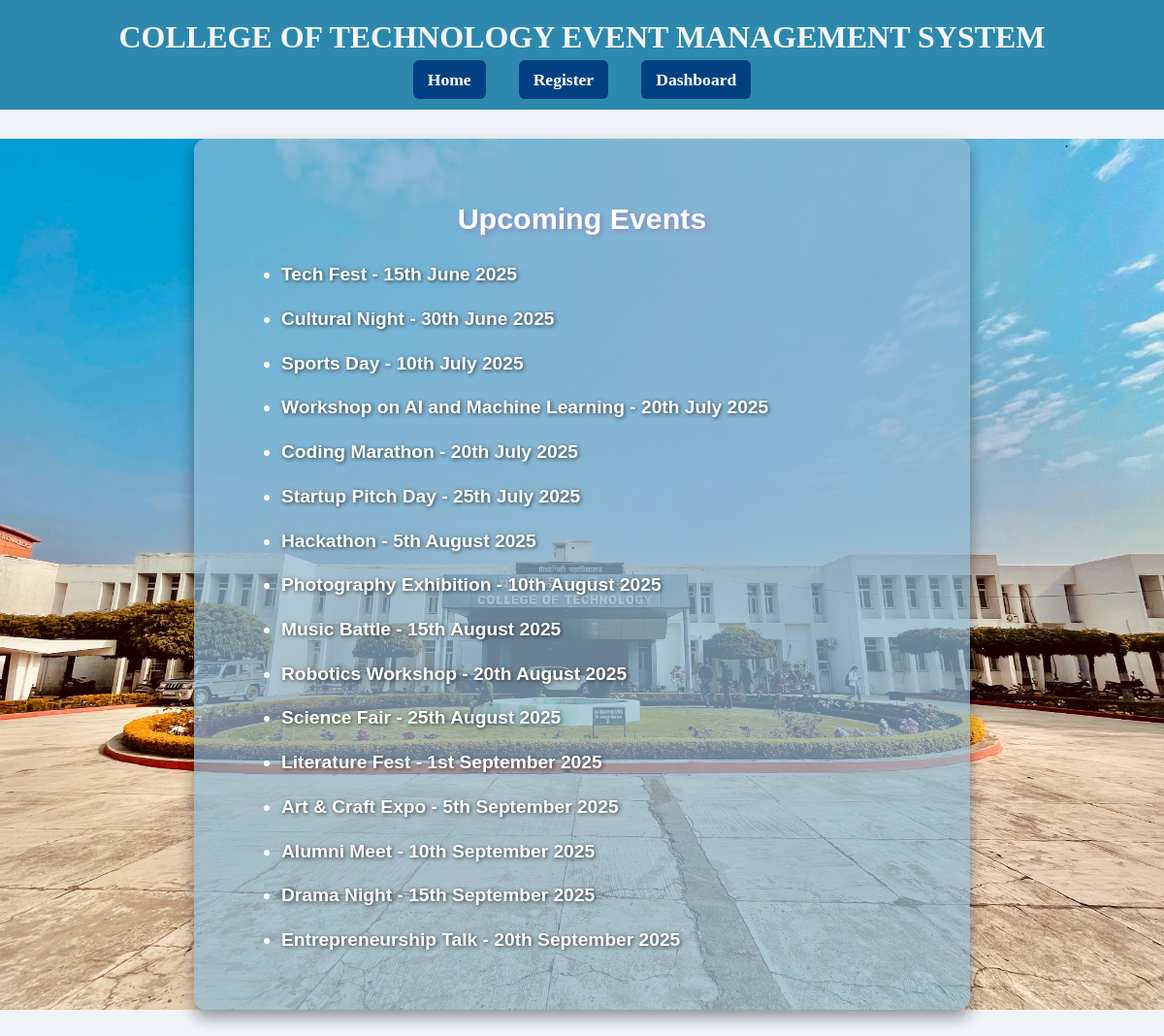
The page / on the database its author committed.
### tables this page shows
CREATE TABLE `events` (
  `id` int(11) NOT NULL,
  `event_name` varchar(100) NOT NULL,
  `event_date` date NOT NULL
);

### events.php (the view, shortened to what this page needs)
<?php
$conn = new mysqli('localhost', 'root', '', 'college-events');
$sql = "SELECT event_name, event_date FROM events ORDER BY event_date";
$result = $conn->query($sql);
echo '<h2>Upcoming Events</h2>';
echo '<ul>';
if ($result->num_rows > 0) {
    while ($row = $result->fetch_assoc()) {
        echo '<li>' . htmlspecialchars($row['event_name']) . ' - ' . date('jS F Y', strtotime($row['event_date'])) . '</li>';
    }
} else {
    echo '<li>No upcoming events found.</li>';
}
echo '</ul>';
?>

### index.php (shortened to what this page needs)
<!DOCTYPE html>
<html lang="en">
<head>
    <link rel="stylesheet" href="style.css" />
</head>
<body class="index-page">
    <header>
        <h1>COLLEGE OF TECHNOLOGY EVENT MANAGEMENT SYSTEM</h1>
        <nav>
            <a href="index.php">Home</a>
            <a href="registration.php">Register</a>
             <a href="dashboard.php">Dashboard</a>
        </nav>
    </header>
    <section id="events">
        <div class="events-box">
            <?php include 'events.php'; ?>
        </div>
    </section>
</body>
</html>

### style.css (style rules this page uses)
body { font-family: Arial, sans-serif; background-color: #f0f4f8; margin: 0; padding: 0; text-align: center; color: #333; }
header { background-color: hsl(198, 59%, 43%); padding: 20px 0; color: whitesmoke; font-family: 'Georgia', serif; }
header h1 { margin: 0; font-size: 2rem; }
nav { margin-top: 15px; }
nav a { margin: 0 20px; text-decoration: none; color: #ffffff; font-weight: bold; font-size: 1.1rem; padding: 10px 15px; background-color: #004080; border-radius: 6px; transition: background-color 0.3s ease; }
nav a { color: white; text-decoration: none; margin: 0 15px; font-weight: bold; transition: color 0.3s ease; }
.events-box { position: relative; width: 80%; max-width: 700px; margin: 30px auto; padding: 40px 50px; border-radius: 12px; overflow: hidden; box-shadow: 0 8px 16px rgba(0, 0, 0, 0.4); color: white; background: rgba(142, 185, 211, 0.7); text-align: left; z-index: 2; }
#events { background: url('college-bg.jpeg') no-repeat center center/cover; }
.events-box h2 { text-align: center; font-size: 1.9rem; font-weight: 800; color: #ffffff; margin-bottom: 25px; text-shadow: 2px 2px 5px rgba(134, 124, 183, 0.8); }
.events-box ul { list-style-type: square; padding-left: 20px; margin-bottom: 25px; }
.events-box ul li { font-size: 1.2rem; font-weight: 700; color: #ffffff; margin-bottom: 15px; text-shadow: 1px 1px 4px rgba(0,0,0,0.7); line-height: 1.6; }
h2 { color: #004080; margin-bottom: 20px; }

### rows shown on the page
events: event_name "Tech Fest", event_date "15th June 2025"
events: event_name "Cultural Night", event_date "30th June 2025"
events: event_name "Sports Day", event_date "10th July 2025"
events: event_name "Workshop on AI and Machine Learning", event_date "20th July 2025"
events: event_name "Coding Marathon", event_date "20th July 2025"
events: event_name "Startup Pitch Day", event_date "25th July 2025"
events: event_name "Hackathon", event_date "5th August 2025"
events: event_name "Photography Exhibition", event_date "10th August 2025"
events: event_name "Music Battle", event_date "15th August 2025"
events: event_name "Robotics Workshop", event_date "20th August 2025"
events: event_name "Science Fair", event_date "25th August 2025"
events: event_name "Literature Fest", event_date "1st September 2025"
events: event_name "Art & Craft Expo", event_date "5th September 2025"
events: event_name "Alumni Meet", event_date "10th September 2025"
events: event_name "Drama Night", event_date "15th September 2025"
events: event_name "Entrepreneurship Talk", event_date "20th September 2025"
